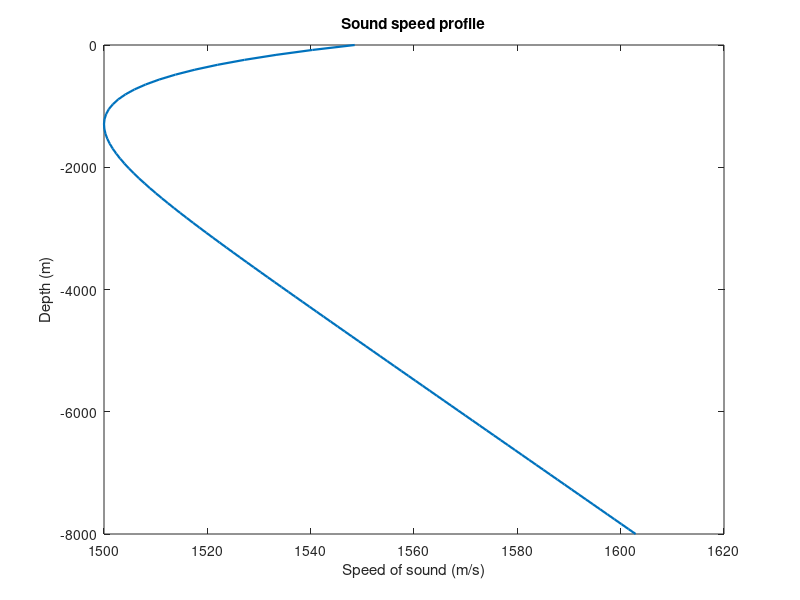

Recreate this plot in MATLAB. (Note: this script raises an error after producing the figure.)
%% Discretized c Linear Model
% Based on the c linear method described by Jensen on p. 209-211
% Uses local curvature R = c(z) / ( g_local * cos(theta) )
% Integrates dx/ds = cos(theta), dz/ds = sin(theta), dtheta/ds = g_local*cos(theta)/c

clear; close all; clc;

%% ----------------- User parameters -----------------

% Source/receiver
z_s = 1000;    % source depth (m)
r_s = 0;       % source range (m)
r_rec = 100000; % receiver range (m)
z_rec = 1000;  % receiver depth (m)

% Ray fan
angles_deg = linspace(-25,25,50001);
angles = deg2rad(angles_deg);
depth_tol = 5; % eigenray hit tolerance (m)

% Numerical stepping
ds = 30.0; % arc-length step (m)
max_steps = 5e7;
max_range = r_rec * 1.2;

% Boundaries
z_min = 0; % surface (m)
z_max = 8000; % bottom (m)

% Transfer loss
A0 = 1.0; % initial amplitude at source
f = 100; % frequency of source signal (for absorption coefficient calculation)
r_transition = r_rec; % transition range from spherical spreading to cylindrical

%% ----------------- Sound speed and derivative (Munk) -----------------
% Munk SSP
c0 = 1500;           % reference speed (m/s)
z0_munk = 1300;      % reference depth (m)
eps_munk = 0.00737;     % scale epsilon 

c_of_z = @(z) c0 .* ( 1 + eps_munk .* ((2*(z - z0_munk)./z0_munk) - 1 + exp(-2*(z - z0_munk)./z0_munk)));
% analytic derivative of Munk
dc_dz = @(z) (2 * c0 * eps_munk ./ z0_munk) .* (1 - exp(-2*(z - z0_munk)./z0_munk));
figure()
zplot = linspace(0, z_max);
cplot = c_of_z(zplot);
plot(cplot, -zplot, 'LineWidth',1.6);
title('Sound speed profile');
xlabel('Speed of sound (m/s)'); ylabel('Depth (m)');

%% ----------------- Ray tracing (optimized sequential) -----------------
eigenrays = {};

% FOR EACH RAY IN FAN
for ia = 1:length(angles)
    theta = angles(ia); % launch angle (rad)
    x = r_s; z = z_s; t = 0;

    % Preallocate with smart estimate
    est_size = min(ceil(max_range/ds)*3, max_steps);
    rpath = zeros(1, est_size);
    zpath = zeros(1, est_size);
    tpath = zeros(1, est_size);
    rpath(1) = x; zpath(1) = z; tpath(1) = t;
    idx = 1;
    A_reflection = 1; % reflection attenuation, initialize here so it can stack for many reflections
    step = 0;
    found = false;

    % Track last two finite indices to avoid find()
    last_finite_idx = 1;
    second_last_finite_idx = 0;

    % COMPUTING C LINEAR CURVATURE FOR EACH DISCRETIZED STEP
    while x <= max_range && step < max_steps
        step = step + 1;

        % C LINEAR METHOD CALCULATIONS BASED ON DERIVATIVE OF C(z) AT START
        % OF STEP, CALCULATES THE ARC
        c_curr = c_of_z(z);
        g_local = dc_dz(z);
        kappa1 = -g_local.* cos(theta) ./ c_curr;

        % EULER TO ESTIMATE NEXT STEP
        theta_new = theta + ds * kappa1;
        x_new = x + ds * cos(theta);
        z_new = z + ds * sin(theta);
        t_new = t + ds / c_curr;

        % REFLECTION HANDLING
        if (z_new < z_min) || (z_new > z_max)
            % linear interpolation to find boundary hit fraction alpha
            if z_new < z_min  % surface hit
                alpha = (z_min - z) / (z_new - z);
                z_hit = z_min;
            else % bottom hit
                alpha = (z_max - z) / (z_new - z);
                z_hit = z_max;
                c_at_hit = c_of_z(z_hit); 
                A_reflection = A_reflection * bottom_reflection(theta_new, c_at_hit);
            end
            alpha = max(0,min(1,alpha));
            % compute hit point (linear along this ds)
            x_hit = x + alpha * (x_new - x);
            t_hit = t + alpha * (t_new - t);

            % append hit point and NaN separator so plotting starts a new segment
            idx = idx + 1; rpath(idx) = x_hit; zpath(idx) = z_hit; tpath(idx) = t_hit;
            second_last_finite_idx = last_finite_idx;
            last_finite_idx = idx;

            idx = idx + 1; rpath(idx) = NaN; zpath(idx) = NaN; tpath(idx) = NaN;

            % perfect specular reflection
            theta = -theta;

            % advance the remaining fraction of the step linearly
            ds_rem = ds * (1 - alpha);  % remaining arc length
            if ds_rem > 0
                % use a single linear update for remainder
                x = x_hit + ds_rem * cos(theta);
                z = z_hit + ds_rem * sin(theta);
                c_at_hit = c_of_z(z_hit);
                t = t_hit + ds_rem / c_at_hit;
                idx = idx + 1; rpath(idx) = x; zpath(idx) = z; tpath(idx) = t;
                second_last_finite_idx = last_finite_idx;
                last_finite_idx = idx;
            else
                x = x_hit; z = z_hit; t = t_hit;
            end
        else
            x = x_new; z = z_new; theta = theta_new; t = t_new;
            idx = idx + 1; rpath(idx) = x; zpath(idx) = z; tpath(idx) = t;
            second_last_finite_idx = last_finite_idx;
            last_finite_idx = idx;
        end

        % CHECK FOR EIGENRAYS using tracked finite indices
        if second_last_finite_idx > 0 && ~found
            i1 = second_last_finite_idx;
            i2 = last_finite_idx;
            r1 = rpath(i1); z1 = zpath(i1); t1 = tpath(i1);
            r2 = rpath(i2); z2 = zpath(i2); t2 = tpath(i2);

            % see if the ray crossed r_rec between r1 and r2
            if ( (r1 <= r_rec && r2 >= r_rec) || (r1 >= r_rec && r2 <= r_rec) ) && abs(r2-r1) > 1e-12
                alpha = (r_rec - r1) / (r2 - r1);
                z_at_r = z1 + alpha*(z2 - z1);
                t_at_r = t1 + alpha*(t2 - t1);

                % EIGENRAY FOUND HERE
                if abs(z_at_r - z_rec) <= depth_tol
                    entry.theta0 = angles(ia);
                    entry.rpath = rpath(1:idx);
                    entry.zpath = zpath(1:idx);
                    entry.tt = tpath(1:idx);
                    entry.z_at_r = z_at_r;
                    entry.t_at_r = t_at_r;
                    
                    % CALCULATING EIGENRAY PATH LENGTH
                    finite_idx = find(~isnan(rpath(1:idx)));
                    pos_i1 = find(finite_idx == i1, 1);
                    path_len = 0;
                    if pos_i1 > 1
                        for kkf = 1:(pos_i1-1)
                            ind_a = finite_idx(kkf);
                            ind_b = finite_idx(kkf+1);
                            dr = rpath(ind_b) - rpath(ind_a);
                            dz = zpath(ind_b) - zpath(ind_a);
                            path_len = path_len + sqrt(dr.^2 + dz.^2);
                        end
                    end
                    seg_dist = sqrt( (r2 - r1)^2 + (z2 - z1)^2 );
                    path_len = path_len + alpha * seg_dist;

                    % ABSORPTION LOSS CALCULATION
                    path_len_km =path_len/1000;
                    alpha_dB_per_km = thorp_absorption(f/1000);
                    ABSORPTION_abs_dB = alpha_dB_per_km * path_len_km;
                    A_abs = 10^(-ABSORPTION_abs_dB / 20);
                    
                    % TRANSMISSION LOSS WITH 1 KM SPHERICAL ATTENUATION, REST
                    % CYLINDRICAL
                    if path_len > r_transition
                        TLdB = 20 * log10(r_transition) + 10*log10(path_len-r_transition);
                    else 
                        TLdB = 20 * log10(path_len);
                    end
                    TL_abs = 10^(-TLdB / 20);
                    entry.path_len = path_len;
                    amplitudeLinear =  A0 * A_abs * TL_abs * A_reflection;
                    entry.A_at_r = 20*log10(amplitudeLinear);
                    eigenrays{end+1} = entry;
                    found = true;
                end
            end
        end

        % stop if ray goes far beyond receiver range
        if x > r_rec + 1000
            break;
        end
    end
end

%% ----------------- Plotting (fan + eigenrays) -----------------
figure('Color','w','Position',[200 200 1000 600]); hold on; box on;
nfan = 101;
angles_plot = linspace(-25,25,nfan);
for i = 1:length(angles_plot)
    th = deg2rad(angles_plot(i));
    theta = th; x = r_s; z = z_s;
    r_plot = x; z_plot = z;
    for kk = 1:5000
        if x > r_rec*1.05 || z < 0 || z > 10000, break; end
        c_curr = c_of_z(z);
        g_local = dc_dz(z);
        kappa = -g_local .* cos(theta) ./ c_curr;
        theta_new = theta + ds * kappa;
        x_new = x + ds * cos(theta);
        z_new = z + ds * sin(theta);

        % reflection handling for plotting rayfan as well
        if (z_new < z_min) || (z_new > z_max)
            if z_new < z_min
                alpha = (z_min - z) / (z_new - z);
                z_hit = z_min;
            else
                alpha = (z_max - z) / (z_new - z);
                z_hit = z_max;
            end
            alpha = max(0,min(1,alpha));
            x_hit = x + alpha * (x_new - x);
            r_plot(end+1) = x_hit; z_plot(end+1) = z_hit;
            r_plot(end+1) = NaN; z_plot(end+1) = NaN;
            theta = -theta;
            ds_rem = ds * (1 - alpha);
            if ds_rem > 0
                x = x_hit + ds_rem * cos(theta);
                z = z_hit + ds_rem * sin(theta);
                r_plot(end+1) = x; z_plot(end+1) = z;
            else
                x = x_hit; z = z_hit;
            end
        else
            % no reflection
            theta = theta_new;
            x = x_new; z = z_new;
            r_plot(end+1) = x; z_plot(end+1) = z;
        end
    end
    plot(r_plot/1000, z_plot, 'Color', [0.8 0.8 0.8]);
end

% plot eigenrays
for k = 1:length(eigenrays)
    er = eigenrays{k};
    er_z = er.zpath;
    er_z(er_z < z_min) = z_min;
    er_z(er_z > z_max) = z_max;
    plot(er.rpath/1000, er_z, 'LineWidth',2);
    plot(r_rec/1000, er.z_at_r, 'ro', 'MarkerFaceColor','r');
end

rectangle('Position',[0 z_max r_rec/1000 z_max+500], ...
         'FaceColor',[0.6 0.3 0],'EdgeColor','black','LineWidth', 1);

rectangle('Position',[0 (-500) r_rec/1000 500], ...
        'FaceColor',[0.5 0.7 1], 'EdgeColor','blue','LineWidth',1);

% mark source and receiver
plot(r_s/1000, z_s, 'kp', 'MarkerFaceColor','k', 'MarkerSize',10);
plot(r_rec/1000, z_rec, 'mo', 'MarkerFaceColor','m', 'MarkerSize',8);

xlabel('Range (km)'); ylabel('Depth (m)');
set(gca,'YDir','reverse');
title('Ray fan and eigenrays using discretized curvature');
xlim([0 r_rec/1000]); ylim([z_min - 200 z_max+400]); grid on;

%% ----------------- Arrival time vs Amplitude plot  -----------------

if ~isempty(eigenrays)
    times = zeros(1, length(eigenrays));
    amps  = zeros(1, length(eigenrays));
    angles0 = zeros(1, length(eigenrays));
    pathlens = zeros(1, length(eigenrays));
    for k = 1:length(eigenrays)
        times(k) = eigenrays{k}.t_at_r;    % arrival time (s)
        amps(k) = eigenrays{k}.A_at_r;     % amplitude (dB)
        angles0(k) = rad2deg(eigenrays{k}.theta0); % launch angle (degrees)
        pathlens(k) = eigenrays{k}.path_len;
    end
    
    valid = isfinite(times) & isfinite(amps);
    times = times(valid);
    amps  = amps(valid);
    angles0 = angles0(valid);

    [times, sortIdx] = sort(times);
    amps = amps(sortIdx);
    angles0 = angles0(sortIdx);

    figure('Color','w','Position',[300 300 750 450]); hold on; box on;
    minAmp = min(amps);
    maxAmp = max(amps);
    margin = 6;                      % dB margin below lowest bar
    baseline = minAmp - margin;

    for k = 1:length(times)
        line([times(k) times(k)], [baseline amps(k)], 'LineWidth',2);
        plot(times(k), amps(k), 'ko', 'MarkerFaceColor','k');
        text(times(k), amps(k), sprintf('  %.1f°', angles0(k)), 'FontSize',8);
    end
    xlabel('Arrival time (s)');
    ylabel('Amplitude (dB)');
    title('Eigenray Arrival Time vs Amplitude');
    xlim([min(times)-0.05*range(times), max(times)+0.05*range(times)]);
    topPad = 0.15 * (maxAmp - baseline + eps);
    bottomPad = 0.10 * (maxAmp - baseline + eps);
    ylim([baseline, maxAmp + topPad]);
    grid on;
else
    disp('No eigenrays found to plot arrival times/amplitudes.');
end

% Reflection and frequency absorption functions
function R = bottom_reflection(theta_i, c1)
    rho1 = 1000;
    % Sandy seabed
    rho2 = 1800;   c2 = 1700; 
    Z1 = rho1 * c1;
    Z2 = rho2 * c2;
    sin_theta_t = (c1/c2) * sin(theta_i);
    if abs(sin_theta_t) > 1
        R = -1;
        return;
    end
    theta_t = asin(sin_theta_t);
    R = (Z2*cos(theta_i) - Z1*cos(theta_t)) / ... % 1.58 page 41
        (Z2*cos(theta_i) + Z1*cos(theta_t));
end

function alpha_loss = thorp_absorption(f_kHz) %% result is in dB/km
    f2 = f_kHz.^2;
    alpha_loss = 3.3e-3 + (0.11 * f2) ./ (1 + f2) ...
          + (44 * f2) ./ (4100 + f2) + 3.0e-4 * f2;
end
